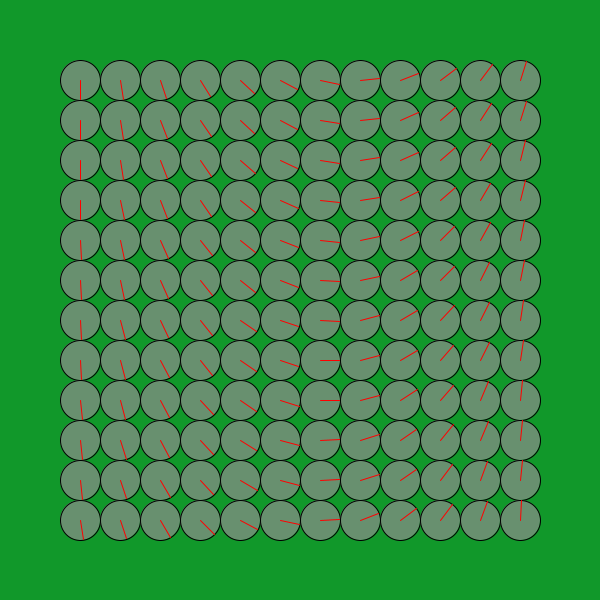
Frame 1 (no input)
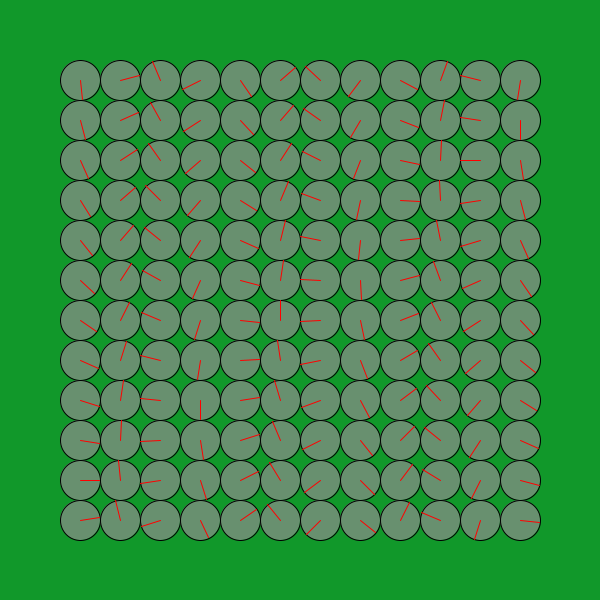
Frame 60 (the mouse pressed at the canvas centre just before this capture)
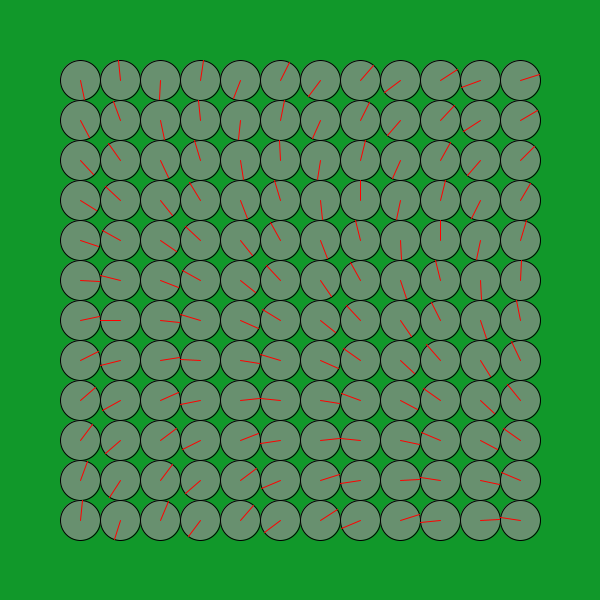
Frame 120 (the mouse held since frame 60 and released just before this capture)

The Processing sketch that drew these frames (run headless with seeded random() and noise(); from frame 60 on, the mouse is pressed at the canvas centre):

// Processing sketch: processing_153359
// ── processing_153359.pde

/*
 * Creative Coding
 * Week 2, 04 - The Clocks
 * by Indae Hwang and Jon McCormack
 * Copyright (c) 2014 Monash University
 *
 * This program draws a grid of circular "clocks", whose hands move according to the elasped time.
 * The higher the clock number the faster it moves, the first clock takes 1 min to go all the way around.
 * The function "movingCircle" is used to draw each clock. It is passed the position, size and hand angle
 * as arguments.
 * 
 */

void setup() {
  size(600, 600);
  background(#11982A);
  rectMode(CENTER);
  noStroke();
}


void draw() {
  background(#11982A);
  noStroke();

  int num = 12;
  int margin = 80;

  float gutter = 0; //distance between each cell
  float cellsize = ( width - (2 * margin) - gutter * (num - 1) ) / (num - 1);

  int circleNumber = 0; // counter

  for (int i=0; i<num; i++) {
    for (int j=0; j<num; j++) {
      ++circleNumber;

      float tx = margin + cellsize * i + gutter * i;
      float ty = margin + cellsize * j + gutter * j;

      movingCircle(tx, ty, cellsize, circleNumber * TWO_PI * millis() / 60000.0);
    }
  }
}//end of draw 


void movingCircle(float x, float y, float size, float angle) {

  // calculate endpoint of the line
  float tempX = x + (size / 2) * sin(angle);
  float tempY = y + (size / 2) * cos(angle);

  stroke(0);
  strokeWeight(1);
  fill(140, 180);
  ellipse(x, y, size, size); // circle

  stroke(255, 0, 0);
  line(x, y, tempX, tempY); // red line
}
